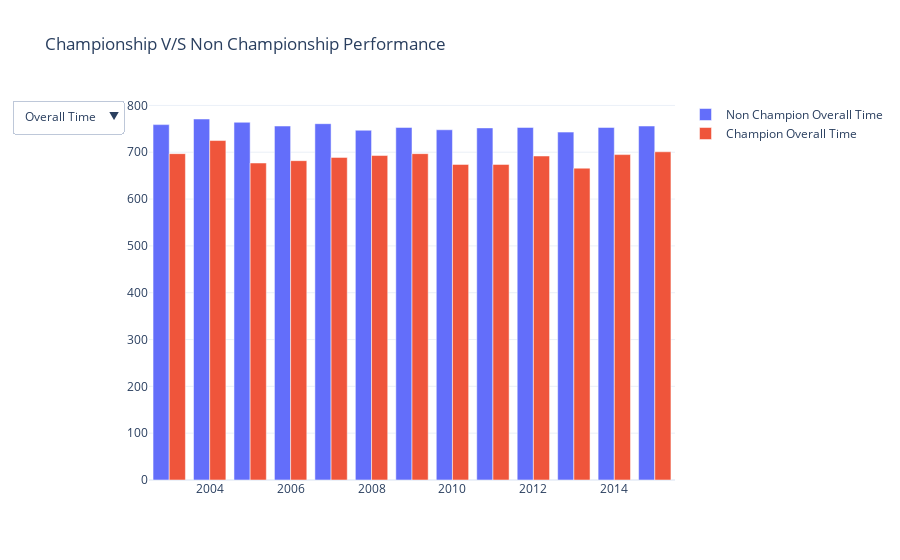

Source (notebook cell):
### Markdown cell above
# What is the performance difference between championship races and qualifying races?

### Code cell
# group bar plot pro vs amateur over the years for swim, bike, run, overall time difference[drop down] [ Championship]

# Prettify
# title, color, legend title, size, comments, hoverinfo, themes, x-axis and y-axis

# TODO [VERIFY THESE OUTPUTS FOR AUTHENTICITY]


# prepare data
# championship
years2 = []
swimTimeChampion = []
bikeTimeChampion = []
runTimeChampion = []
overallTimeChampion = []

for year, group in finisherData[
    finisherData["Championship Competition"] == True
].groupby("Year"):
    years2.append(year)
    swimTimeChampion.append(int(group.aggregate({"swim": "mean"})))
    bikeTimeChampion.append(int(group.aggregate({"bike": "mean"})))
    runTimeChampion.append(int(group.aggregate({"run": "mean"})))
    overallTimeChampion.append(int(group.aggregate({"overall": "mean"})))

# Non championship
swimTimeNonChampion = []
bikeTimeNonChampion = []
runTimeNonChampion = []
overallTimeNonChampion = []

for year, group in finisherData[
    finisherData["Championship Competition"] == False
].groupby("Year"):
    swimTimeNonChampion.append(int(group.aggregate({"swim": "mean"})))
    bikeTimeNonChampion.append(int(group.aggregate({"bike": "mean"})))
    runTimeNonChampion.append(int(group.aggregate({"run": "mean"})))
    overallTimeNonChampion.append(int(group.aggregate({"overall": "mean"})))


bar1 = PlotTemplate(
    years2, overallTimeNonChampion, "Non Champion Overall Time", visible=True
)
bar2 = PlotTemplate(years2, overallTimeChampion, "Champion Overall Time", visible=True)
bar3 = PlotTemplate(years2, swimTimeNonChampion, "Non Champion Swim Time")
bar4 = PlotTemplate(years2, swimTimeChampion, "Champion Swim Time")
bar5 = PlotTemplate(years2, bikeTimeNonChampion, "Non Champion Bike Time")
bar6 = PlotTemplate(years2, bikeTimeChampion, "Champion Bike Time")
bar7 = PlotTemplate(years2, runTimeNonChampion, "Non Champion Run Time")
bar8 = PlotTemplate(years2, runTimeChampion, "Champion Run Time")

champVsNonChampFig = plotMaker(
    [bar1, bar2, bar3, bar4, bar5, bar6, bar7, bar8],
    "Championship V/S Non Championship Performance",
    "bar",
    ["Overall Time", "Swim Time", "Bike Time", "Run Time"],
    2,
)

iplot(champVsNonChampFig)  # Button Positioning and Legend Positioning!!!

### Figure 1 — Plotly figure (JSON) as saved in the notebook; plotly's stock layout.template omitted (floating-point values rounded to 4 significant figures)
{"data": [{"name": "Non Champion Overall Time", "type": "bar", "visible": true, "x": [2003, 2004, 2005, 2006, 2007, 2008, 2009, 2010, 2011, 2012, 2013, 2014, 2015], "y": [759, 771, 764, 756, 761, 747, 753, 748, 752, 753, 743, 753, 756, 767, 750]}, {"name": "Champion Overall Time", "type": "bar", "visible": true, "x": [2003, 2004, 2005, 2006, 2007, 2008, 2009, 2010, 2011, 2012, 2013, 2014, 2015], "y": [697, 725, 677, 682, 689, 693, 697, 674, 674, 692, 666, 695, 701]}, {"name": "Non Champion Swim Time", "type": "bar", "visible": false, "x": [2003, 2004, 2005, 2006, 2007, 2008, 2009, 2010, 2011, 2012, 2013, 2014, 2015], "y": [77, 74, 75, 73, 75, 75, 77, 77, 76, 75, 77, 75, 74, 77, 76]}, {"name": "Champion Swim Time", "type": "bar", "visible": false, "x": [2003, 2004, 2005, 2006, 2007, 2008, 2009, 2010, 2011, 2012, 2013, 2014, 2015], "y": [71, 73, 74, 75, 72, 73, 73, 73, 74, 74, 71, 75, 76]}, {"name": "Non Champion Bike Time", "type": "bar", "visible": false, "x": [2003, 2004, 2005, 2006, 2007, 2008, 2009, 2010, 2011, 2012, 2013, 2014, 2015], "y": [373, 376, 376, 373, 382, 376, 374, 370, 373, 377, 370, 376, 380, 381, 377]}, {"name": "Champion Bike Time", "type": "bar", "visible": false, "x": [2003, 2004, 2005, 2006, 2007, 2008, 2009, 2010, 2011, 2012, 2013, 2014, 2015], "y": [356, 382, 343, 347, 359, 359, 356, 344, 342, 353, 335, 359, 352]}, {"name": "Non Champion Run Time", "type": "bar", "visible": false, "x": [2003, 2004, 2005, 2006, 2007, 2008, 2009, 2010, 2011, 2012, 2013, 2014, 2015], "y": [290, 306, 297, 296, 290, 284, 287, 286, 288, 285, 279, 286, 287, 292, 281]}, {"name": "Champion Run Time", "type": "bar", "visible": false, "x": [2003, 2004, 2005, 2006, 2007, 2008, 2009, 2010, 2011, 2012, 2013, 2014, 2015], "y": [259, 259, 249, 249, 247, 249, 257, 246, 248, 254, 249, 250, 262]}], "layout": {"title": {"text": "Championship V/S Non Championship Performance"}, "updatemenus": [{"buttons": [{"args": [{"visible": [true, true, false, false, false, false, false, false]}], "label": "Overall Time", "method": "update"}, {"args": [{"visible": [false, false, true, true, false, false, false, false]}], "label": "Swim Time", "method": "update"}, {"args": [{"visible": [false, false, false, false, true, true, false, false]}], "label": "Bike Time", "method": "update"}, {"args": [{"visible": [false, false, false, false, false, false, true, true]}], "label": "Run Time", "method": "update"}]}]}}
